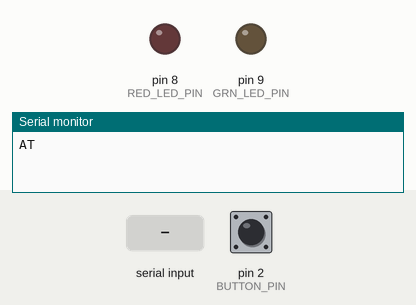
This sketch was run on a simulated Arduino Uno, built with avr-gcc and run on an emulated ATmega328P. Shown: output pins drawn as LEDs (lit = HIGH), the last lines printed to the serial monitor. Dashed ring = blinking. The test bench sets the inputs (shaded band); at power-on: pin 2 (BUTTON_PIN) LOW. Sleep ends after the set time or at an interrupt.

Above: at 0.9 s.
1.0 s: "+OK" received over Serial
2.5 s: "1" received over Serial
At 2.6 s:
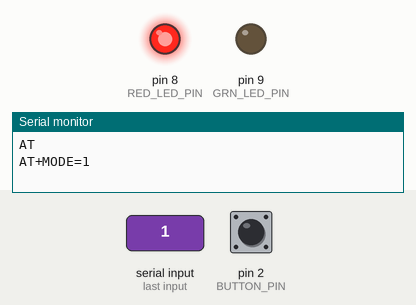
At 4.1 s:
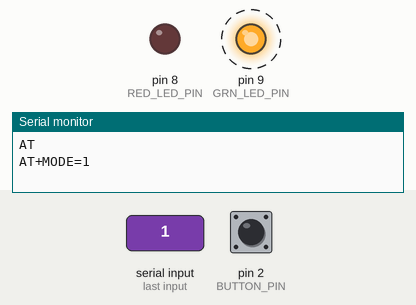
Timing chart, 0 to 7.3 s (numbered marks = the images above; inputs shaded):
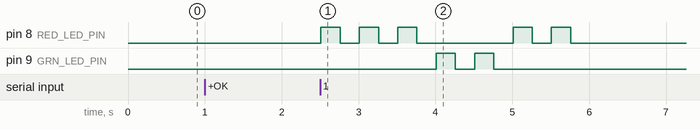

The sketch:

Low_power_ATmega328_LoRa_integration.ino
```cpp
/* Low_power)ATmega328_LoRa_integration
 *  Program to test the integration of ATmega328(P), RYLR998 LoRa module, and low power contact sensor, all with power down
 *    to minimal power while waiting for the contact to close.  Measured current when the circuit is powered down is about
 *    15 - 16 microampers.
 *
 *  The interrupt used is interrupt 0, which is pin 2 on Arduino or pin 4 on
 *    the ATmega328.
 *
 *  This is a low power test, based upon published work by Nick Gammon (https://www.gammon.com.au/power).
 *
 *  If the line "#define DEBUG" is not ocmmented out, the LEDs will flash out the status of LoRa command responses and also
 *    indicate when the message is sent and the circuit is about to return to low power.  Normally, this line of code is
 *    commented out, in which case the only use of the LEDs is to blink twice when setup() is complete.  The LoRa module
 *    is put into its sleep mode in setup().
 *
 *    After setup(), the initial code in loop puts the microcontroller itself to sleep.  When interrupted by a falling edge on
 *    interrupt 0, the microcontroller wakes up.  Upon waking up, the microcontroller:
 *    - wakes up the LoRa module
 *    - sends out the contact closed LoRa message
 *    - puts the LoRa module back to sleep.
 *
 *    The microcontroller then returns to sleep mode itself, until the contact is again closed.  NOTE: it does not
 *    matter how long the sensor contact remains closed.  At some point, it must return to open again before it can be
 *    closed and generate a falling edge interrupt.
 *
 *  HARDWARE SETUP:
 *    A 3 volt (nominal) power supply powers all electronics.  Note that the LoRa module consumes huge spikes in power, so
 *    good power and ground distribution as well as copious decoupling is essental for reliable hardware operation.
 *
 *    WIRING:
 *
 *      Power Connections.
 *
 *    - Microcontroller pins 7 and 20 are connected to Vcc (3 volt supply)
 *    - Microcontroller pins 8 and 22 are connected to GND
 *    - LoRa VDD pin is connected to Vcc (3 volt supply)
 *    - LoRa GND pin is connected to GND
 *    - 74HC14 chip pin 14 is connected to Vcc (3 volt supply)
 *    - 74HC14 chip pin 7 is connected to GND
 *
 *      LoRa connections.
 *
 *    - Microcontroller pin 2 (RXD) is connected to LoRa TXD
 *    - Microcontroller pin 3 (TXD) is connected to LoRa RXD
 *    - LoRa NRST is left open
 *
 *      Reset.
 *    - Microcontroller pin 1 (NRST) is jumpered to GND to reset the microcontroller.  Otherwise, this pin is left open.
 *
 *
 *      Contact sensor connections.  NOTE: a NO pushbutton is used to simpulate a magnetic red switch contact sensor.
 *
 *      - one end of the contact sensor is connected to GND
 *      - the other end of the contact sensor is connected to a 1 Mohm resistor.
 *      - the other end of the 1 Mohm resistor is connected to VCC (3 volt supply)
 *      - a 0.1 uF capacitor is connected across the contact sensor (between the sense line and GND)
 *      - the sense line (junction of contact sensor, 1 Mohm resistor and 0.1 uF capacitor) is connected to 74HC14 pin 1 (INV 1 input)
 *      - 74HC14 pin 2 is connected to 74HC14 pin 3 (INV 1 output to INV 2 input)
 *      - 74HC14 pin 4 is connected to microcontroller pin 4 (intrurrupt 0, Arduino DIO pin 2).
 *
 *    version 1.10, by: Bob Glicksman, 11/03/24
 *      this version adds support for green and red LEDs
 *
 *    version 1.20, by Bob Glicksman, 11/03/24
 *      this version delays 500 ms after transmission before puting LoRa module to sleep
 *
 *
 *    Version 1.30, by Bob Glicksman, 12/16/24
 *      this version eliminates the delay after transmission, as it is not necessary.  This version changes
 *      the sensor message to shorten it and to include a "one up" number so that we can check for missed
 *      messages at the hub (or upstream of the hub).
 *
 *    (c) 2024, Bob Glicksman, Jim Schrempp, Team Practical Projects.  All rights reserved.
 */

#include <avr/sleep.h>  // the official avr sleep library

#define VERSION 1.30

#define DEBUG

#define HUB_ADDRESS 57248 // hub address for mailbox/door/gate sensor

// CONSTANTS
const int BUTTON_PIN = 2; // the pushbutton is on digital pin 2 which is chip pin 4
const int GRN_LED_PIN = 9;  // the Green LED is on digital pin 9 which is chip pin 15
const int RED_LED_PIN = 8;  // the Red LED is on digital pin 8 which is chip pin 14

// Globals
String messageBuffer;
uint8_t msgNum = 0; // one up message number

void setup() {

  pinMode(BUTTON_PIN, INPUT); // Interrupt 0 is Arduino pin 2 is chip pin 4, external pullup with schmitt trigger is used.
  pinMode(GRN_LED_PIN, OUTPUT); // the green LED pin is Arduino DIO 9, chip pin 15.
  pinMode(RED_LED_PIN, OUTPUT); // the red LED pin is Arduino DIO 8, chip pin 14.

  Serial.begin(38400);  // the LoRa device baud rate
  Serial.setTimeout(10);  // a full string is received after 10 ms of no new data from the LoRa device

  // reserve space in a message buffer string for message assembly
  messageBuffer.reserve(32);  // this is larger than the sensor trip message will ever be

  // put the LoRa module to sleep
  Serial.println("AT");
  waitForOK();
  Serial.println("AT+MODE=1");
  if(waitForOK() == -1) { // only flash the LED if did not get +OK
    #ifdef DEBUG
    blinkLed(RED_LED_PIN, 3);
    #endif
  }

  // blink the LEDs to show that setup() is complete
  blinkLed(GRN_LED_PIN, 2);
  blinkLed(RED_LED_PIN, 2);

  // change the LED pins for lowest power consumption while sleeping
  pinMode(GRN_LED_PIN, INPUT);
  pinMode(RED_LED_PIN, INPUT);

} // end of setup()

void loop() {
  // the first thing that we do is put the microcontroller to deep sleep; awake only on falling edge on interrupt 0.

  // disable the adc
  ADCSRA = 0;

  set_sleep_mode (SLEEP_MODE_PWR_DOWN); // the lowest possible low power mode
  sleep_enable(); // not sleeping yet!

  noInterrupts(); // disable interrupts until we actually go to sleep.
  attachInterrupt(digitalPinToInterrupt(BUTTON_PIN), isr, FALLING); // ready the wakeup interrupt
  EIFR = bit(INTF0);  // clear flag for interrupt 0

  // turn off brown-out enable in software
  // BODS must be set to one and and BODSE must be set to zero within 4 clock cycles
  MCUCR = bit(BODS) | bit (BODSE);
  // the BODS bit is automatically cleared after 3 clock cycles
  MCUCR = bit(BODS);

  interrupts(); // enable interrupts just before sleeping
  sleep_cpu();

  //  everything should now be in deep sleep.
  // Interrupt 0 wakes up the ATmega328 - send the message and go back to sleep

  #ifdef DEBUG
  pinMode(GRN_LED_PIN, OUTPUT);
  pinMode(RED_LED_PIN, OUTPUT);
  #endif

  // wake up the LoRa module
  Serial.println("AT+MODE=0");  // mode 0 is the normal tranceiver mode of the LoRa module
  waitForOK();  // something other than +OK comes back after the LoRa is powered down
  //  try again to make sure that we are powered up - got +OK
  Serial.println("AT+MODE=0");
  if(waitForOK() == -1) { // only flash the LED if did not get +OK
    #ifdef DEBUG
    blinkLed(RED_LED_PIN, 1);
    #endif
  }

  // assemble the sensor trip message in the message buffer
  messageBuffer = "AT+SEND="; // the message preamble
  messageBuffer += HUB_ADDRESS;
  messageBuffer += ",6,G m: ";
  messageBuffer += (msgNum++)%10;

  // send out the contact closed message
  //Serial.println("AT+SEND=57248,28,HELLO m: 2 rssi: -21 snr: 11");  // just a dummy message for testing
  Serial.println(messageBuffer);
  if(waitForOK() == -1) { // only flash the LED if did not get +OK
    #ifdef DEBUG
    blinkLed(RED_LED_PIN, 2);
    #endif
  }

  // delay(1); // need to wait for xmit to complete before sleeping the LoRa module

  // put the LoRa module to sleep
  Serial.println("AT+MODE=1");
  if(waitForOK() == -1) { // only flash the LED if did not get +OK
    #ifdef DEBUG
    blinkLed(RED_LED_PIN, 3);
    #endif
  }

  // indicate that the message sending process is complete
  #ifdef DEBUG
  blinkLed(GRN_LED_PIN, 5);
  #endif

  #ifdef DEBUG
  // set the led pins to INPUT for the lowest power consumption when sleeping
  pinMode(GRN_LED_PIN, INPUT);  // set the LED_PIN to INPUT for the lowest power consumption when sleeping
  pinMode(RED_LED_PIN, INPUT);
  #endif

} // end of loop()

// blinkLed(): blinks the indicated LED "times" number of times

void blinkLed(int ledpin, int times) {
  for(int i = 0; i < times; i++) {
    digitalWrite(ledpin, HIGH);
    delay(250);
    digitalWrite(ledpin, LOW);
    delay(250);
  }
  return;
} // end of blinkLed()

// the interrupt service routine that wakes up the microcontroller

void isr () {
  sleep_disable();  // cancel sleep mode for now
  detachInterrupt(digitalPinToInterrupt(BUTTON_PIN));  // preclude more interrupts due to bounce, or other

} // end of isr()

// waitForOK():  processes the response from the LoRa module.  It shoudl always be "+OK"
//  returns 0 if response was correct.  Otherwise, returns -1.  Note: blocks waiting for some (any) response
//  from the LoRa module.  A non-blocking timeout should be implemented for production.

int waitForOK() {
  // wait for data in the serial buffer
  while(Serial.available() <=0) {}  // loop until data in the buffer

  // read out the whole string (note: setTimeout(10) ensures that the whole string is read
  String receivedData = Serial.readString();

  // test for "+OK"
  if(receivedData.indexOf("+OK") >= 0) { // got an +OK
    return 0;
  } else {
    return -1;
  }

} // end of waitForOK()
```

Measured:
- after the input at 2.5 s, pin 8 (RED_LED_PIN): LOW → HIGH at once, → LOW 0.25 s later, → HIGH 0.25 s later, → LOW 0.25 s later, … (10 changes in this stretch); pin 9 (GRN_LED_PIN): alternates HIGH for 0.25 s and LOW for 0.25 s, 4 changes in all, then stays LOW, starting after 1.5 s
